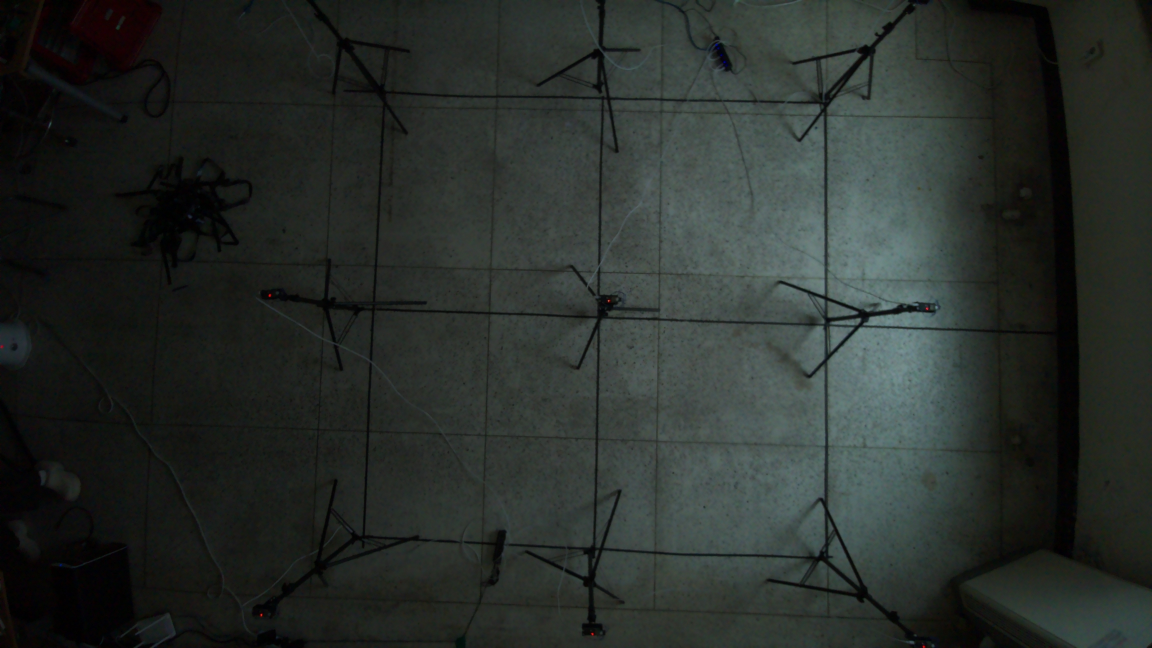
#> input picture image/20240102_160513.jpg, 4608 x 2592 px (shown at 1/4 size)
$ jupyter execute line_detect_and_remove.ipynb
#> lines starting #> are read from the running program, lines starting #| are printed output that depends on the picture; after the words box and inside, x2 and y2 are one past the last pixel; in counts of white or black regions, pixels touching at a corner belong together
### 직선 검출 및 제거

#### 실내 바닥면 이미지에서 센서 위치 때문에 마스킹한 그리드의 검출 및 제거가 필요함

[cell 1]
import cv2
import numpy as np

[cell 2]
path = "image/20240102_160513.jpg"

# 이미지 불러오기
image = cv2.imread(path)
#> image is the input picture: shape (2592, 4608, 3); mean B, G, R 42.8, 46.5, 40.8

# 이미지 크기 축소
scale_percent = 20
width = int(image.shape[1] * scale_percent / 100)
#> width = 921
height = int(image.shape[0] * scale_percent / 100)
#> height = 518
resized_image = cv2.resize(image, (width, height))
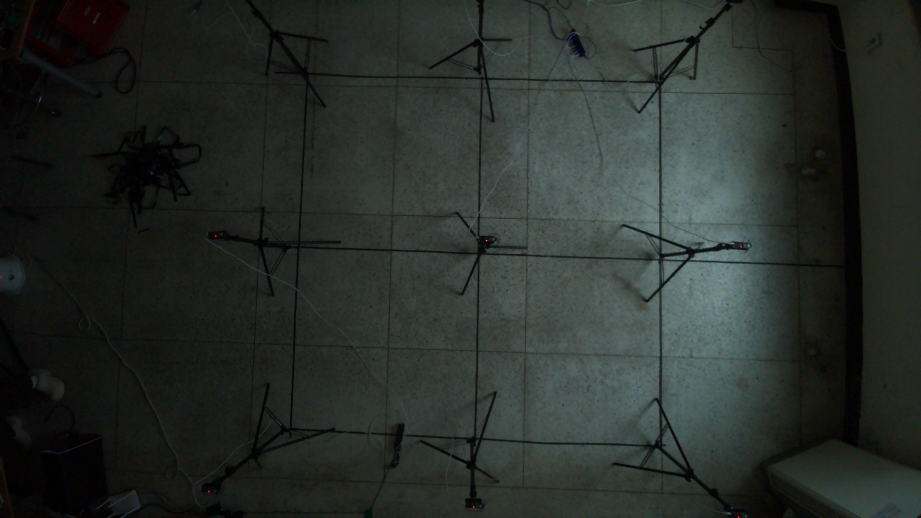
#> resized_image: shape (518, 921, 3); mean B, G, R 42.7, 46.4, 40.7

[cell 3]
def detect_lines(image):
    # 그레이스케일로 변환
    image_copy = image.copy()
    gray = cv2.cvtColor(image_copy, cv2.COLOR_BGR2GRAY)

    # 가우시안 블러로 잡음 제거 -> 잡음 제거 했더니 조도 낮은 곳(안쪽 구역 : P7~9)의 엣지 검출이 잘 안됨. OUT!!
#     blurred = cv2.GaussianBlur(gray, (5, 5), 0)

    # Canny Edge 검출
    edges = cv2.Canny(gray, 50, 150)
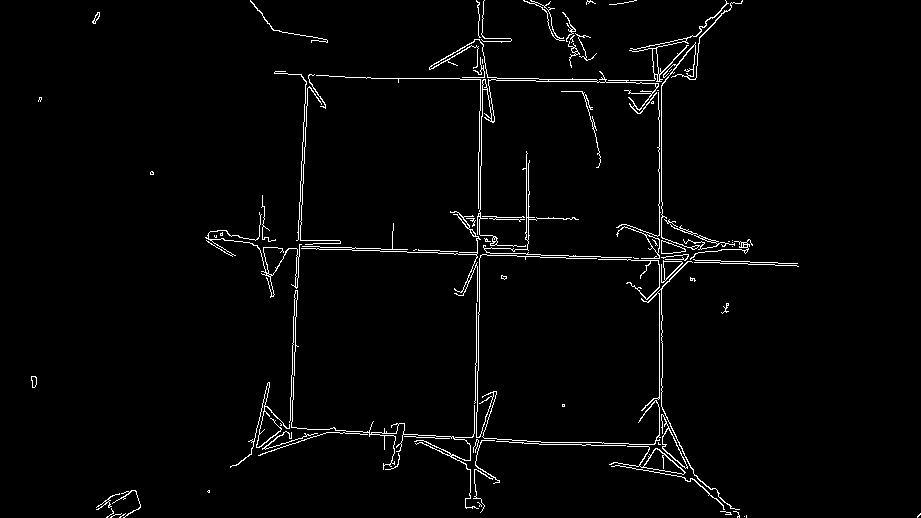
#> edges: shape (518, 921); 2.3% white in thin lines or dots

    # 허프 변환으로 직선 검출
    lines = cv2.HoughLinesP(edges, 1, np.pi / 180, threshold=100, minLineLength = 300, maxLineGap = 200)
#> lines = 14 rows, first 6: [210, 243, 797, 263], [213, 245, 796, 265], [659, 472, 659, 44], [301, 76, 663, 83], [257, 426, 682, 448], [472, 508, 480, 37]
    line_mask = np.zeros_like(gray)


    # 이미지에 선 그려서 검출 결과 확인
    for line in lines:
        x1, y1, x2, y2 = line[0]
        cv2.line(line_mask, (x1, y1), (x2, y2), 255, 2)
        cv2.line(image_copy, (x1, y1), (x2, y2), 255, 2)
#> this loop made 14 passes
#> (x1, y1, x2, y2) on passes 1 to 12: (210, 243, 797, 263), (213, 245, 796, 265), (659, 472, 659, 44), (301, 76, 663, 83), (257, 426, 682, 448), (472, 508, 480, 37), (661, 473, 661, 43), (474, 507, 483, 1), (473, 506, 481, 33), (288, 74, 665, 81), (256, 428, 682, 450), (287, 445, 308, 36)
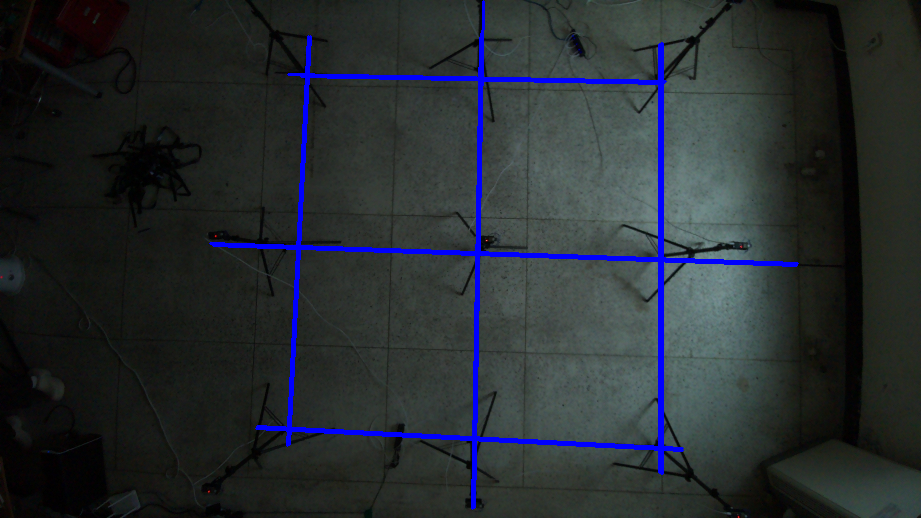
#> image_copy: shape (518, 921, 3); 2.9% of pixels changed, all inside (x1, y1, x2, y2) = (209, 0, 799, 510)
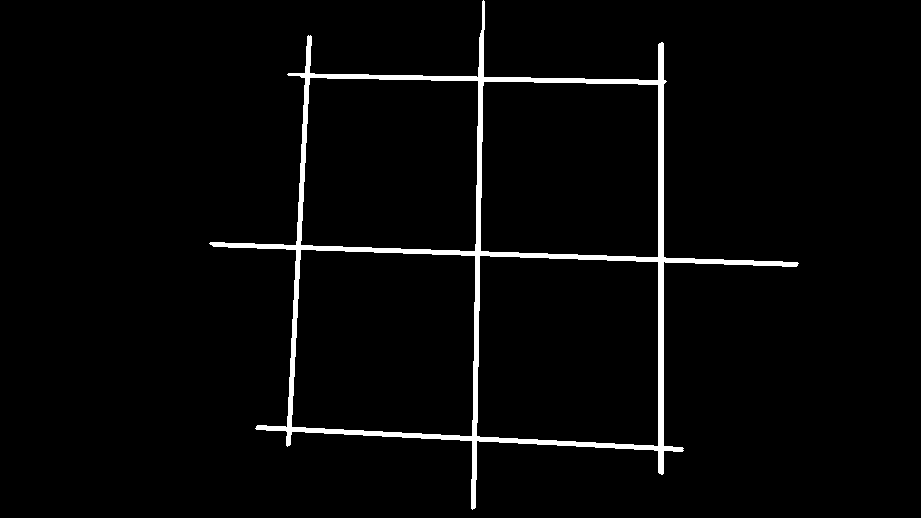
#> line_mask: shape (518, 921); 2.9% white; 1 white region, box (x1, y1, x2, y2) and area: (209, 0, 799, 510) 13824

    return image_copy, line_mask

[cell 4]
# inpaint로 직선 제거 (이웃 픽셀 가져와서 채움)
def remove_line(image, line_mask):
    result_image = cv2.inpaint(image, line_mask, inpaintRadius=5, flags=cv2.INPAINT_NS)
    return result_image

[cell 5]
image_with_lines, line_mask = detect_lines(resized_image)
remove_result_image = remove_line(resized_image, line_mask)

[cell 6]
import matplotlib.pyplot as plt

def show_image(image, title):
#> called with title = 'original'
    plt.imshow(cv2.cvtColor(image,cv2.COLOR_BGR2RGB))
    plt.title(title)
    plt.show()

[cell 7]
show_image(resized_image, "original")
show_image(image_with_lines, "lines & image")
show_image(line_mask, "line_mask")
show_image(remove_result_image, "result")
#> call 4 of show_image, with title = 'result'
#> in show_image (call 4), `plt.show()`:
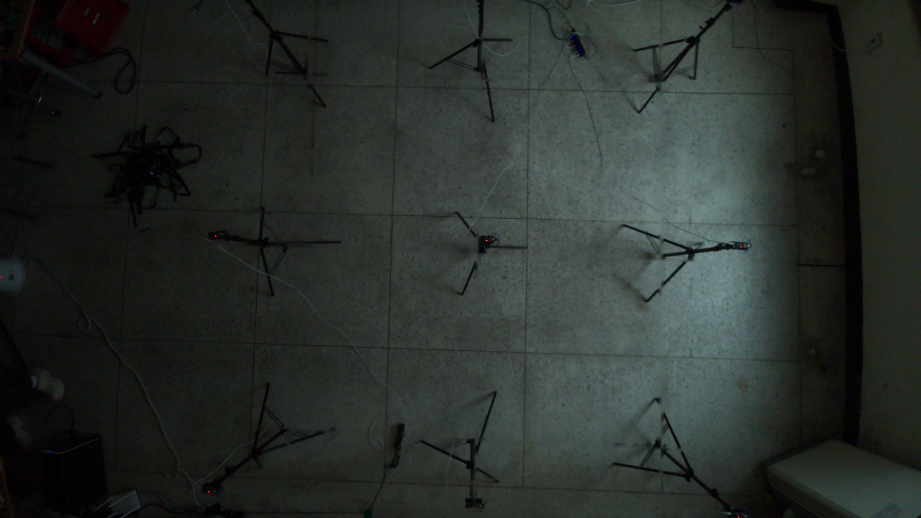
#> shown: shape (518, 921, 3); mean R, G, B 41.1, 46.8, 43.1
